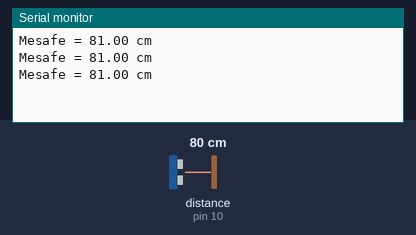
Simulated run of this sketch. Board: Arduino Uno, built with avr-gcc and run on an emulated ATmega328P. Shown: the last lines printed to the serial monitor. The inputs (shaded band) are chosen by the test bench; at power-on: distance to the obstacle (sensor on pin 10) 80 cm. The echo pulse lasts 58.3 µs per cm.

Above: at 1.3 s.
1.4 s: distance to the obstacle (sensor on pin 10) set to 4 cm
At 1.8 s:
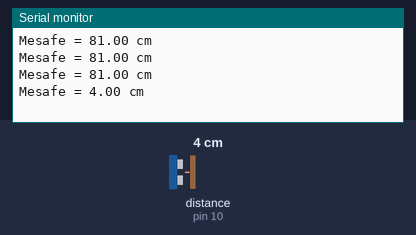
2.9 s: distance to the obstacle (sensor on pin 10) set to 2 cm
At 3.4 s:
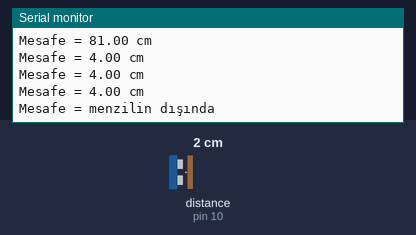

The sketch:

HCSR04_distance.ino
```cpp
// This uses Serial Monitor to display Range Finder distance readings

// Include NewPing Library
#include "NewPing.h"

// Hook up HC-SR04 with Trig to Arduino Pin 9, Echo to Arduino pin 10
#define TRIGGER_PIN 9
#define ECHO_PIN 10

// Maximum distance we want to ping for (in centimeters).
#define MAX_mesafe 400

// NewPing setup of pins and maximum distance.
NewPing sonar(TRIGGER_PIN, ECHO_PIN, MAX_mesafe);
float zaman, mesafe;

void setup()
{
  Serial.begin(9600);
}

void loop()
{
  // Send ping, get distance in cm
  mesafe = sonar.ping_cm();

  // Send results to Serial Monitor
  Serial.print("Mesafe = ");

  if (mesafe >= 400 || mesafe <= 2)
  {
    Serial.println("menzilin dışında");
  }
  else
  {
    Serial.print(mesafe);
    Serial.println(" cm");
  }
  delay(500);
}
```

Measured:
- the behaviour switches between 3 and 2 cm on distance to the obstacle (sensor on pin 10) (found by bisection; images 1 and 2)
- after the input at 1.4 s, the serial monitor: prints a new line after 0.12 s (image 1)
- after the input at 2.9 s, the serial monitor: prints a new line after 0.12 s (image 2)
